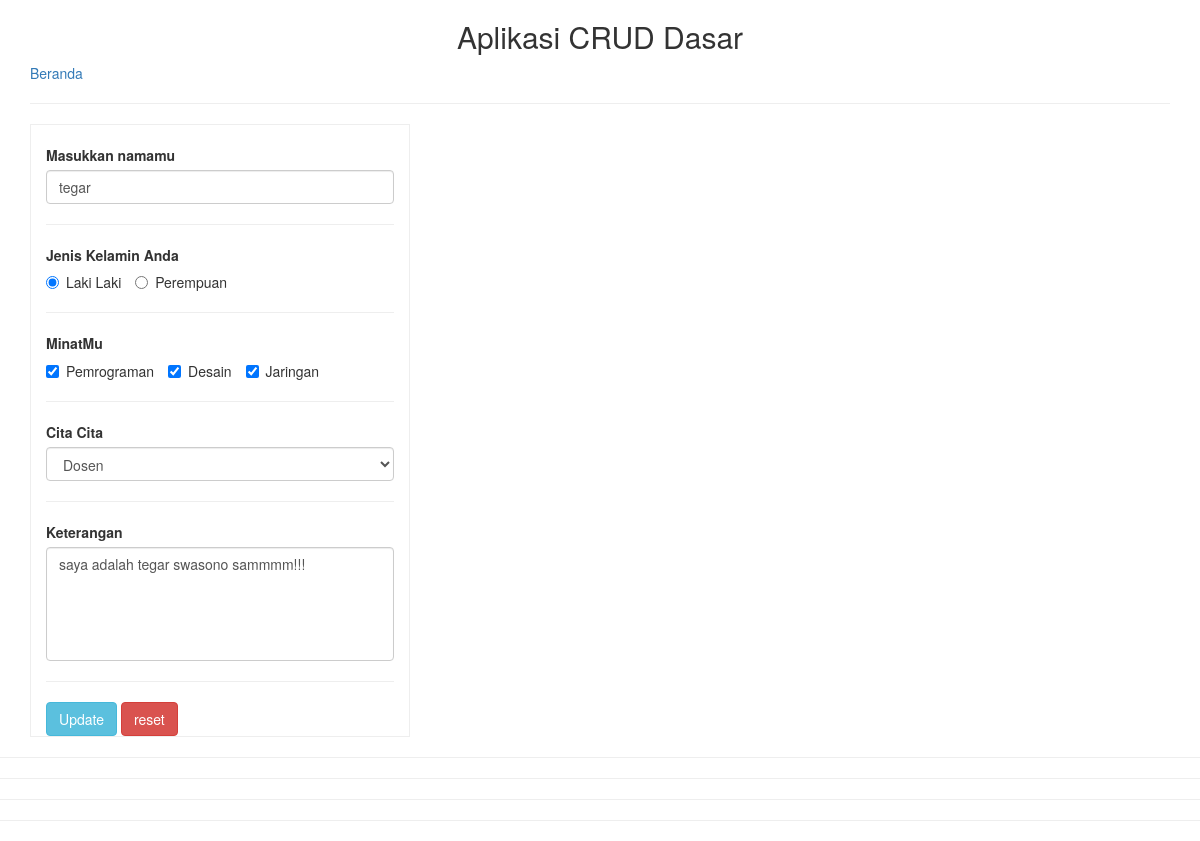
The app's page /PHPDatabase/crud/edit.php?id=1 with its own data.
### tables this page shows
CREATE TABLE `data_diri` (
  `id` int(11) NOT NULL,
  `nama` varchar(20) NOT NULL,
  `jenis_kelamin` enum('L','P') NOT NULL,
  `minat` varchar(20) NOT NULL,
  `cita_cita` varchar(20) NOT NULL,
  `keterangan` text NOT NULL
);

### PHPDatabase/crud/edit.php (the view, shortened to what this page needs)
<!DOCTYPE html>
<html>
<head>
	<link rel="stylesheet" type="text/css" href="css/bootstrap.min.css">
</head>
<body>
	<?php
		$simpan= $_GET['id'];
		$query= mysql_query("select * from data_diri where id='$simpan'; ");
		$data= mysql_fetch_assoc($query);
	?>
	<div class="container">
	<h2 align="center">Aplikasi CRUD Dasar</h2>
		<form method="POST" action="aksi.php">
			<a href="index.php">Beranda</a>
			<hr/>
			<div class="col-sm-4" style="border:1px solid #eee;">
				<br/>
				<div class="form-group">
					<label for="nama">Masukkan namamu</label>
					<input type="text" id="nama" class="form-control" name="nama" required value=<?php echo '"'.$data['nama'].'"' ?>>
				</div>
				<hr/>
				<div class="form-group">
					<label>Jenis Kelamin Anda</label><br/>
					<label class="radio-inline"><input type="radio" value="L" name="jenis_kelamin" required
					<?php if($data['jenis_kelamin']=='L')echo 'checked' ?>>Laki Laki</label>
					<label class="radio-inline"><input type="radio" value="P" name="jenis_kelamin" required
					<?php if($data['jenis_kelamin']=='P')echo 'checked' ?>
					>Perempuan</label>
				</div>
				<hr/>
				<div class="form-group">
					<label>MinatMu</label><br/>
					<label class="checkbox-inline"><input type="checkbox" value="Pemrograman" name="minat1" id="pemrograman">Pemrograman</label>
					<label class="checkbox-inline"><input type="checkbox" value="Desain" name="minat2" id="desain">Desain</label>
					<label class="checkbox-inline"><input type="checkbox" value="Jaringan" name="minat3" id="jaringan">Jaringan</label>
				</div>
				<hr/>
				<div class="form-group">
					<label for="cita_cita">Cita Cita</label>
					<select class="form-control" id="cita_cita" name="cita_cita">
						<option <?php if($data['cita_cita']=='Dosen') echo 'selected' ?> >Dosen</option>
					</select>
				</div>
				<hr/>
				<div class="form-group">
					<label for="keterangan">Keterangan</label>
					<textarea id="keterangan" class="form-control" rows="5" style="resize:none;" name="keterangan"><?php echo $data['keterangan'] ?></textarea>
				</div>
				<hr/>
				<input type="submit" value="Update" class="btn btn-info" name="update" id="submit">
				<input type="reset" value="reset" class="btn btn-danger">
			</div>
		</form>
	</div>
	<hr/>
	<hr/>
	<hr/>
	<hr/>
</body>
</html>

### records on screen
data_diri: nama "tegar", jenis_kelamin "☑ Laki Laki", jenis_kelamin "☐ Perempuan", cita_cita "Dosen", keterangan "saya adalah tegar swasono sammmm!!!"
